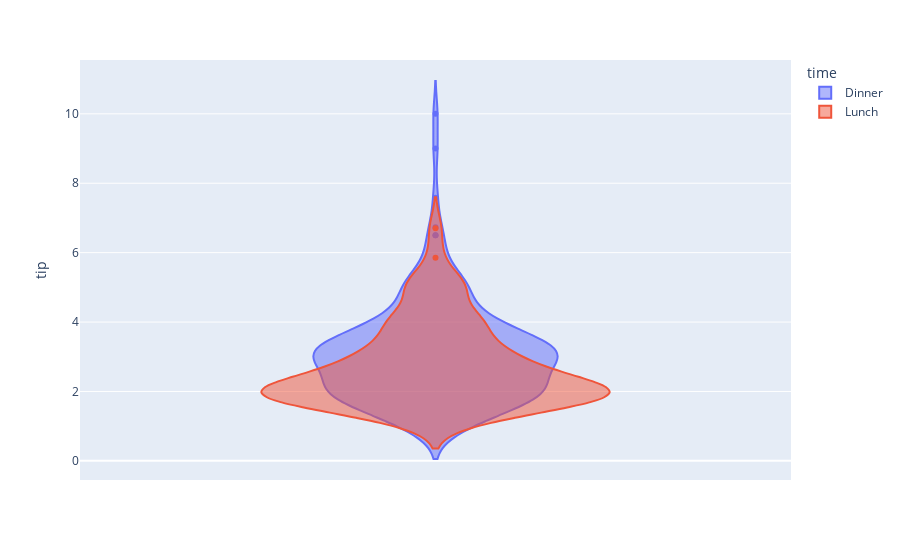

Notebook source saved alongside this figure:
### Code cell
px.violin(df, y="tip", color ="time", violinmode="overlay", hover_data = df.columns).update_traces(quartilemethod="exclusive")

### Figure 1 — Plotly figure (JSON) as saved in the notebook; plotly's stock layout.template omitted (floating-point values rounded to 4 significant figures; data arrays with more than 128 entries replaced by an {"elided": "..."} marker saying what was removed)
{"data": [{"alignmentgroup": "True", "box": {"visible": false}, "customdata": {"elided": "176x6 mixed values"}, "hovertemplate": "time=%{customdata[4]}<br>tip=%{y}<br>total_bill=%{customdata[0]}<br>sex=%{customdata[1]}<br>smoker=%{customdata[2]}<br>day=%{customdata[3]}<br>size=%{customdata[5]}<extra></extra>", "legendgroup": "Dinner", "marker": {"color": "#636efa"}, "name": "Dinner", "offsetgroup": "Dinner", "orientation": "v", "quartilemethod": "exclusive", "scalegroup": "True", "showlegend": true, "type": "violin", "x0": " ", "xaxis": "x", "y": {"elided": "176 float values"}, "y0": " ", "yaxis": "y"}, {"alignmentgroup": "True", "box": {"visible": false}, "customdata": {"elided": "68x6 mixed values"}, "hovertemplate": "time=%{customdata[4]}<br>tip=%{y}<br>total_bill=%{customdata[0]}<br>sex=%{customdata[1]}<br>smoker=%{customdata[2]}<br>day=%{customdata[3]}<br>size=%{customdata[5]}<extra></extra>", "legendgroup": "Lunch", "marker": {"color": "#EF553B"}, "name": "Lunch", "offsetgroup": "Lunch", "orientation": "v", "quartilemethod": "exclusive", "scalegroup": "True", "showlegend": true, "type": "violin", "x0": " ", "xaxis": "x", "y": [4, 3, 2.71, 3, 3.4, 1.83, 5, 2.03, 5.17, 2, 4, 5.85, 3, 1.5, 1.8, 2.92, 2.31, 1.68, 2.5, 2, 2.52, 4.2, 1.48, 2, 2, 2.18, 1.5, 2.83, 1.5, 2, 3.25, 1.25, 2, 2, 2, 2.75, 3.5, 6.7, 5, 5, 2.3, 1.5, 1.36, 1.63, 1.73, 2, 4.19, 2.56, 2.02, 4, 1.44, 2, 5, 2, 2, 4, 2.01, 2, 2.5, 4, 3.23, 2.2, 3.48, 1.92, 3, 1.58, 2.5, 2], "y0": " ", "yaxis": "y"}], "layout": {"autosize": true, "legend": {"title": {"text": "time"}, "tracegroupgap": 0}, "margin": {"t": 60}, "violinmode": "overlay", "xaxis": {"anchor": "y", "autorange": true, "domain": [0, 1], "range": [-0.5, 0.5], "type": "category"}, "yaxis": {"anchor": "x", "autorange": true, "domain": [0, 1], "range": [-0.5513, 11.55], "title": {"text": "tip"}, "type": "linear"}}}
